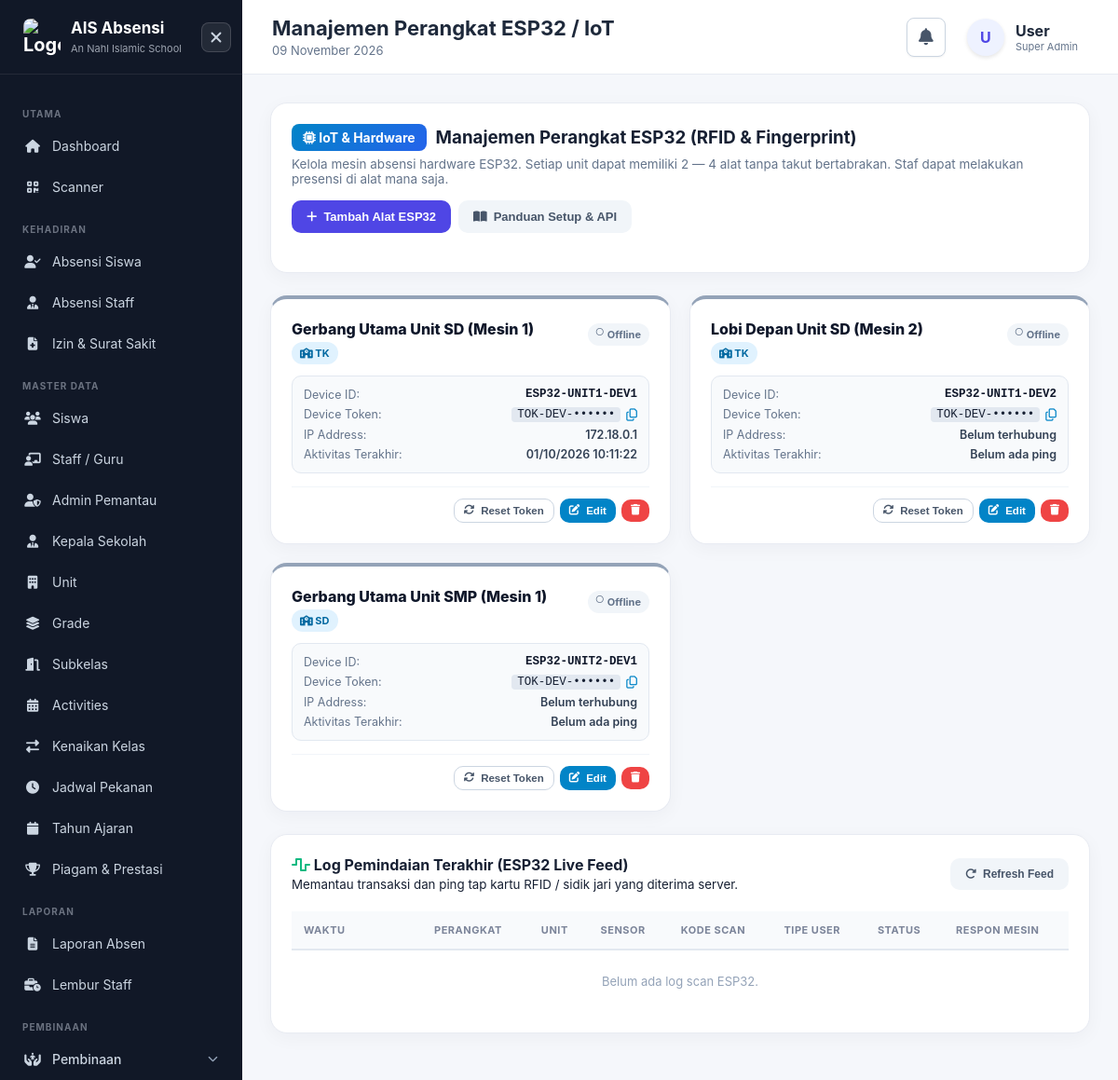
The page /devices/index.php (signed in) on the database its author committed.
### tables this page shows
CREATE TABLE `app_menus` (
  `id` int unsigned NOT NULL AUTO_INCREMENT,
  `menu_key` varchar(50) DEFAULT NULL COMMENT 'Identifier unik, digunakan di checkUserAccess()',
  `menu_name` varchar(100) NOT NULL,
  `category` varchar(50) NOT NULL DEFAULT 'UTAMA',
  `menu_url` varchar(255) NOT NULL,
  `menu_icon` varchar(50) DEFAULT NULL COMMENT 'Class FontAwesome: fa-home, fa-qrcode, dst.',
  `parent_id` int unsigned DEFAULT NULL,
  `sort_order` int DEFAULT '0',
  `is_active` tinyint(1) DEFAULT '1',
  PRIMARY KEY (`id`),
  UNIQUE KEY `uq_menu_key` (`menu_key`)
);

CREATE TABLE `iot_devices` (
  `id` int unsigned NOT NULL AUTO_INCREMENT,
  `device_id` varchar(50) NOT NULL,
  `name` varchar(100) NOT NULL,
  `unit_id` int unsigned DEFAULT NULL,
  `device_token` varchar(64) NOT NULL,
  `device_type` varchar(30) NOT NULL DEFAULT 'rfid_fingerprint',
  `ip_address` varchar(45) DEFAULT NULL,
  `is_active` tinyint(1) NOT NULL DEFAULT '1',
  `last_seen` datetime DEFAULT NULL,
  `created_at` timestamp NULL DEFAULT CURRENT_TIMESTAMP,
  `updated_at` timestamp NULL DEFAULT CURRENT_TIMESTAMP ON UPDATE CURRENT_TIMESTAMP,
  PRIMARY KEY (`id`),
  UNIQUE KEY `device_id` (`device_id`),
  UNIQUE KEY `device_token` (`device_token`),
  KEY `unit_id` (`unit_id`),
  KEY `device_token_2` (`device_token`)
);

CREATE TABLE `units` (
  `id` int unsigned NOT NULL AUTO_INCREMENT,
  `unit` varchar(255) NOT NULL,
  `created_at` timestamp NULL DEFAULT CURRENT_TIMESTAMP,
  `updated_at` timestamp NULL DEFAULT CURRENT_TIMESTAMP ON UPDATE CURRENT_TIMESTAMP,
  PRIMARY KEY (`id`)
);

### public/devices/index.php (the view, shortened to what the rows shown need)
<?php
require_once '../../config/database.php';
$devWhere = [];
$devParams = [];
$devWhereSql = !empty($devWhere) ? "WHERE " . implode(' AND ', $devWhere) : "";
$stmtDevs = $pdo->prepare("
    SELECT d.*, u.unit as unit_name
    FROM iot_devices d
    LEFT JOIN units u ON u.id = d.unit_id
    {$devWhereSql}
    ORDER BY d.unit_id ASC, d.id ASC
");
$stmtDevs->execute($devParams);
$devices = $stmtDevs->fetchAll(PDO::FETCH_ASSOC);
require '../../includes/header.php';
?>
<div style="display: grid; grid-template-columns: repeat(auto-fit, minmax(320px, 1fr)); gap: 20px; margin-bottom: 24px;">
    <?php foreach ($devices as $dev):
        $lastSeenTs = !empty($dev['last_seen']) ? strtotime($dev['last_seen']) : 0;
        $isOnline = ($lastSeenTs > 0 && (time() - $lastSeenTs) <= 180);
    ?>
    <div class="card" style="margin: 0; display: flex; flex-direction: column; justify-content: space-between; border-top: 4px solid <?= $isOnline ? '#10b981' : '#94a3b8' ?>;">
        <div>
            <div style="display: flex; justify-content: space-between; align-items: flex-start; margin-bottom: 12px;">
                <div>
                    <div style="font-weight: 800; font-size: 16px; color: #0f172a;"><?= htmlspecialchars($dev['name']) ?></div>
                    <span class="badge" style="background: #e0f2fe; color: #0369a1; font-size: 11px; margin-top: 4px; display: inline-block;">
                        <i class="fa-solid fa-school"></i> <?= htmlspecialchars($dev['unit_name'] ?? 'Semua Unit') ?>
                    </span>
                </div>
                <div>
                    <?php if ($isOnline): ?>
                        <span class="badge" style="background: #dcfce7; color: #166534; font-size: 11px; font-weight: 700;">
                            <i class="fa-solid fa-circle" style="font-size: 8px; color: #16a34a; margin-right: 4px;"></i> Online
                        </span>
                    <?php else: ?>
                        <span class="badge" style="background: #f1f5f9; color: #64748b; font-size: 11px;">
                            <i class="fa-regular fa-circle" style="font-size: 8px; margin-right: 4px;"></i> Offline
                        </span>
                    <?php endif; ?>
                </div>
            </div>
            <div style="background: #f8fafc; border-radius: 10px; padding: 12px; margin-bottom: 14px; font-size: 12.5px; border: 1px solid #e2e8f0;">
                <div style="display: flex; justify-content: space-between; margin-bottom: 6px;">
                    <span style="color: #64748b;">Device ID:</span>
                    <code style="font-weight: 700; color: #0f172a;"><?= htmlspecialchars($dev['device_id']) ?></code>
                </div>
                <div style="display: flex; justify-content: space-between; margin-bottom: 6px;">
                    <span style="color: #64748b;">Device Token:</span>
                    <div style="display: flex; align-items: center; gap: 6px;">
                        <code id="tok-<?= $dev['id'] ?>" style="background: #e2e8f0; padding: 1px 6px; border-radius: 4px;"><?= substr($dev['device_token'], 0, 8) ?>••••••</code>
                        <button type="button" onclick="copyToken('<?= htmlspecialchars($dev['device_token']) ?>')" style="background: none; border: none; cursor: pointer; color: #0284c7; padding: 0;" title="Salin Token">
                            <i class="fa-regular fa-copy"></i>
                        </button>
                    </div>
                </div>
                <div style="display: flex; justify-content: space-between; margin-bottom: 6px;">
                    <span style="color: #64748b;">IP Address:</span>
                    <span style="color: #334155; font-weight: 600;"><?= htmlspecialchars($dev['ip_address'] ?: 'Belum terhubung') ?></span>
                </div>
                <div style="display: flex; justify-content: space-between;">
                    <span style="color: #64748b;">Aktivitas Terakhir:</span>
                    <span style="color: #334155; font-weight: 600;"><?= !empty($dev['last_seen']) ? date('d/m/Y H:i:s', strtotime($dev['last_seen'])) : 'Belum ada ping' ?></span>
                </div>
            </div>
        </div>
        <div style="display: flex; gap: 6px; border-top: 1px solid #f1f5f9; padding-top: 12px; justify-content: flex-end;">
            <form method="POST" onsubmit="return confirm('Buat token baru untuk perangkat ini? Token lama pada firmware ESP32 akan kadaluarsa!');" style="margin: 0;">
                <button type="submit" class="btn" style="padding: 6px 10px; font-size: 11.5px; background: #fff; border: 1px solid #cbd5e1; color: #475569;" title="Generate Token Baru">
                    <i class="fa-solid fa-arrows-rotate"></i> Reset Token
                </button>
            </form>
            <button type="button" class="btn" style="padding: 6px 10px; font-size: 11.5px; background: #0284c7; color: white;" onclick="openEditModal(<?= htmlspecialchars(json_encode($dev)) ?>)">
                <i class="fa-solid fa-pen-to-square"></i> Edit
            </button>
            <?php if ($isSuperAdmin): ?>
            <form method="POST" onsubmit="return confirm('Hapus perangkat ESP32 ini?');" style="margin: 0;">
                <button type="submit" class="btn" style="padding: 6px 10px; font-size: 11.5px; background: #ef4444; color: white; border: none;">
                    <i class="fa-solid fa-trash"></i>
                </button>
            </form>
            <?php endif; ?>
        </div>
    </div>
    <?php endforeach; ?>
</div>
<div class="card">
    <div class="table-wrapper" style="margin-top: 15px;">
        <table style="width: 100%; border-collapse: collapse; font-size: 13px;">
            <thead>
                <tr style="background: #f8fafc; border-bottom: 2px solid #e2e8f0;">
                    <th style="width: 140px;">Waktu</th>
                    <th>Perangkat</th>
                    <th>Unit</th>
                    <th>Sensor</th>
                    <th>Kode Scan</th>
                    <th>Tipe User</th>
                    <th>Status</th>
                    <th>Respon Mesin</th>
                </tr>
            </thead>
        </table>
    </div>
</div>
<?php require '../../includes/footer.php'; ?>

### includes/sidebar.php (shortened to what the rows shown need)
<?php
$currentRole = $_SESSION['role'] ?? '';
$isSuperAdmin = ($currentRole === 'super_admin');
$currentUserId = (int)($_SESSION['user_id'] ?? 0);
global $pdo;
$rawMenus = [];
if (isset($pdo) && $currentUserId > 0) {
    if ($isSuperAdmin) {
        $stmtNav = $pdo->query("
            SELECT id, menu_key, menu_name, category, menu_url, menu_icon, parent_id, sort_order
            FROM app_menus
            WHERE is_active = 1
            ORDER BY sort_order ASC, id ASC
        ");
        $rawMenus = $stmtNav->fetchAll(PDO::FETCH_ASSOC);
    }
}
$menuUrlMap = [
    'dashboard'             => '/dashboard.php',
    'scanner'               => '/scanner.php',
    'attendance_students'   => '/attendance/students.php',
    'attendance_staff'      => '/attendance/staff.php',
    'student_permits'       => '/attendance/permits.php',
    'student_achievements'  => '/achievements/index.php',
    'master_students'       => '/students/index.php',
    'master_staff'          => '/staff/index.php',
    'master_admins'         => '/admins/index.php',
    'master_kepsek'         => '/kepala_sekolah/index.php',
    'master_units'          => '/units/index.php',
    'master_grades'         => '/grades/index.php',
    'master_classes'        => '/classes/index.php',
    'master_activities'     => '/activities/index.php',
    'master_enrollments'    => '/enrollments/index.php',
    'master_schedules'      => '/weekly_schedules/index.php',
    'master_academic_years' => '/academic_years/index.php',
    'reports_attendance'    => '/reports/index.php',
    'reports_overtimes'     => '/overtimes/index.php',
    'access_control'        => '/kelola/index.php',
    'user_activity'         => '/kelola/activity.php',
    'activity_logs'         => '/kelola/audit_logs.php',
    'auto_attendance'       => '/kelola/auto_attendance.php',
    'data_cctv'             => '/cctv/index.php',
    'whatsapp_notif'        => '/whatsapp/index.php',
    'mentoring_dashboard'   => '/mentoring/index.php',
    'mentoring_assignments' => '/mentoring/assignments.php',
    'mentoring_report'      => '/mentoring/report.php',
    'mentoring_adab'        => '/mentoring/adab_monitoring.php',
    'mentoring_curriculum'  => '/mentoring/curriculum.php',
    'supervisi_dashboard'   => '/supervisi/index.php',
    'supervisi_sejawat'     => '/supervisi/peer.php',
    'supervisi_kepsek'      => '/supervisi/principal.php',
    'supervisi_jadwal'      => '/supervisi/schedules.php',
    'supervisi_rekap'       => '/supervisi/reports.php',
    'supervisi_rubrik'      => '/supervisi/rubrics.php',
    'kinerja_nilai_paralel'      => '/kinerja/index.php',
    'kinerja_tertinggi_terendah' => '/kinerja/tertinggi_terendah.php',
];
$allMenuUrls = [];
if (!empty($rawMenus)) {
    foreach ($rawMenus as $rm) {
        if (!empty($rm['menu_key']) && isset($menuUrlMap[$rm['menu_key']])) {
            $allMenuUrls[] = $menuUrlMap[$rm['menu_key']];
        } elseif (!empty($rm['menu_url']) && $rm['menu_url'] !== '#') {
            $allMenuUrls[] = '/' . ltrim($rm['menu_url'], '/');
        }
    }
}
$currentPath = parse_url($_SERVER['REQUEST_URI'] ?? '', PHP_URL_PATH);
if (!function_exists('isActiveMenu')) {
    function isActiveMenu(string $menuUrl, string $currentPath, ?array $knownUrls = null): bool {
        $curr = str_replace('\\', '/', $currentPath);
        $urlPath = '/' . ltrim($menuUrl, '/');
        if (strpos($curr, $urlPath) !== false) {
            return true;
        }
        $currentFilename = basename($curr);
        $dir = dirname(ltrim($menuUrl, '/'));
        return false;
    }
}
$parentsByCategory = [];
$childrenByParentId = [];
foreach ($rawMenus as $m) {
    $parentId = !empty($m['parent_id']) ? (int)$m['parent_id'] : 0;
    if ($parentId > 0) {
        $childrenByParentId[$parentId][] = $m;
    } else {
        $cat = strtoupper($m['category'] ?? 'LAINNYA');
        $parentsByCategory[$cat][] = $m;
    }
}
?>
<aside class="sidebar" id="sidebar">
    <nav>
        <?php if (empty($rawMenus)): ?>
            <div style="padding: 20px 12px; color: #94a3b8; font-size: 13px; text-align: center;">
                <i class="fa-solid fa-lock" style="display:block; font-size:24px; margin-bottom:8px;"></i>
                Belum ada menu yang diizinkan.
            </div>
        <?php else: ?>
            <?php foreach ($parentsByCategory as $category => $items): ?>
                <span class="menu-title"><?= htmlspecialchars($category) ?></span>
                <?php foreach ($items as $item):
                    $itemId = (int)$item['id'];
                    $hasChildren = !empty($childrenByParentId[$itemId]);
                    if ($hasChildren):
                        $isAnyChildActive = false;
                        $parentIcon = !empty($item['menu_icon']) ? $item['menu_icon'] : 'fa-folder';
                        if (strpos($parentIcon, 'fa-') !== false && strpos($parentIcon, 'fa-solid ') === false) {
                            $parentIcon = 'fa-solid ' . $parentIcon;
                        }
                        $dropdownKey = 'sidebar_dd_' . $itemId;
                    ?>
                        <div class="sidebar-dropdown">
                            <button type="button"
                                    class="sidebar-dropdown-btn <?= $isAnyChildActive ? 'has-active-child open' : '' ?>"
                                    id="btn_<?= $dropdownKey ?>"
                                    onclick="toggleSidebarDropdown('<?= $dropdownKey ?>', event)">
                                <div class="parent-info">
                                    <i class="<?= htmlspecialchars($parentIcon) ?>" style="width:18px; text-align:center;"></i>
                                    <span><?= htmlspecialchars($item['menu_name']) ?></span>
                                </div>
                                <i class="fa-solid fa-chevron-down chevron-icon"></i>
                            </button>
                        </div>
                    <?php else:
                        $targetPath = $menuUrlMap[$item['menu_key']] ?? ('/' . ltrim($item['menu_url'], '/'));
                        $url = BASE_URL . $targetPath;
                        $isActive = isActiveMenu($targetPath, $currentPath, $allMenuUrls);
                        $iconClass = !empty($item['menu_icon']) ? $item['menu_icon'] : 'fa-circle';
                        if (strpos($iconClass, 'fa-') !== false && strpos($iconClass, 'fa-solid ') === false) {
                            $iconClass = 'fa-solid ' . $iconClass;
                        }
                        $isScanner = ($item['menu_key'] === 'scanner');
                        $extraAttr = $isScanner ? ' onclick="handleScannerMenuClick(event)"' : '';
                    ?>
                        <a href="<?= $url ?>"<?= $isActive ? ' class="active"' : '' ?><?= $extraAttr ?>>
                            <i class="<?= htmlspecialchars($iconClass) ?>" style="width:18px; text-align:center;"></i>
                            <span><?= htmlspecialchars($item['menu_name']) ?></span>
                        </a>
                    <?php endif; ?>
                <?php endforeach; ?>
            <?php endforeach; ?>
        <?php endif; ?>
    </nav>
</aside>

### rows shown on the page
app_menus: menu_name "Dashboard"
app_menus: menu_name "Scanner"
app_menus: menu_name "Absensi Siswa"
app_menus: menu_name "Absensi Staff"
app_menus: menu_name "Izin & Surat Sakit"
app_menus: menu_name "Siswa"
app_menus: menu_name "Staff / Guru"
app_menus: menu_name "Admin Pemantau"
app_menus: menu_name "Kepala Sekolah"
app_menus: menu_name "Unit"
app_menus: menu_name "Grade"
app_menus: menu_name "Subkelas"
app_menus: menu_name "Activities"
app_menus: menu_name "Kenaikan Kelas"
app_menus: menu_name "Jadwal Pekanan"
app_menus: menu_name "Tahun Ajaran"
app_menus: menu_name "Piagam & Prestasi"
app_menus: menu_name "Laporan Absen"
app_menus: menu_name "Lembur Staff"
app_menus: menu_name "Pembinaan"
iot_devices: name "Gerbang Utama Unit SD (Mesin 1)", unit.unit "TK", shows "Offline", device "ESP32-UNIT1-DEV1", device_token "TOK-DEV-", ip_address "172.18.0.1", last_seen "01/10/2026 10:11:22"
iot_devices: name "Lobi Depan Unit SD (Mesin 2)", unit.unit "TK", shows "Offline", device "ESP32-UNIT1-DEV2", device_token "TOK-DEV-", ip_address "Belum terhubung", shows "Belum ada ping"
iot_devices: name "Gerbang Utama Unit SMP (Mesin 1)", unit.unit "SD", shows "Offline", device "ESP32-UNIT2-DEV1", device_token "TOK-DEV-", ip_address "Belum terhubung", shows "Belum ada ping"

### other values the page prints
$category "UTAMA"
$category "KEHADIRAN"
$category "MASTER DATA"
$category "LAPORAN"
$category "PEMBINAAN"
$pageTitle "Manajemen Perangkat ESP32 / IoT"
substr($_SESSION['name'] ?? 'U', 0, 1) "U"
$_SESSION['name'] "User"
str_replace('_', ' ', $_SESSION['role'] ?? '') "Super Admin"
